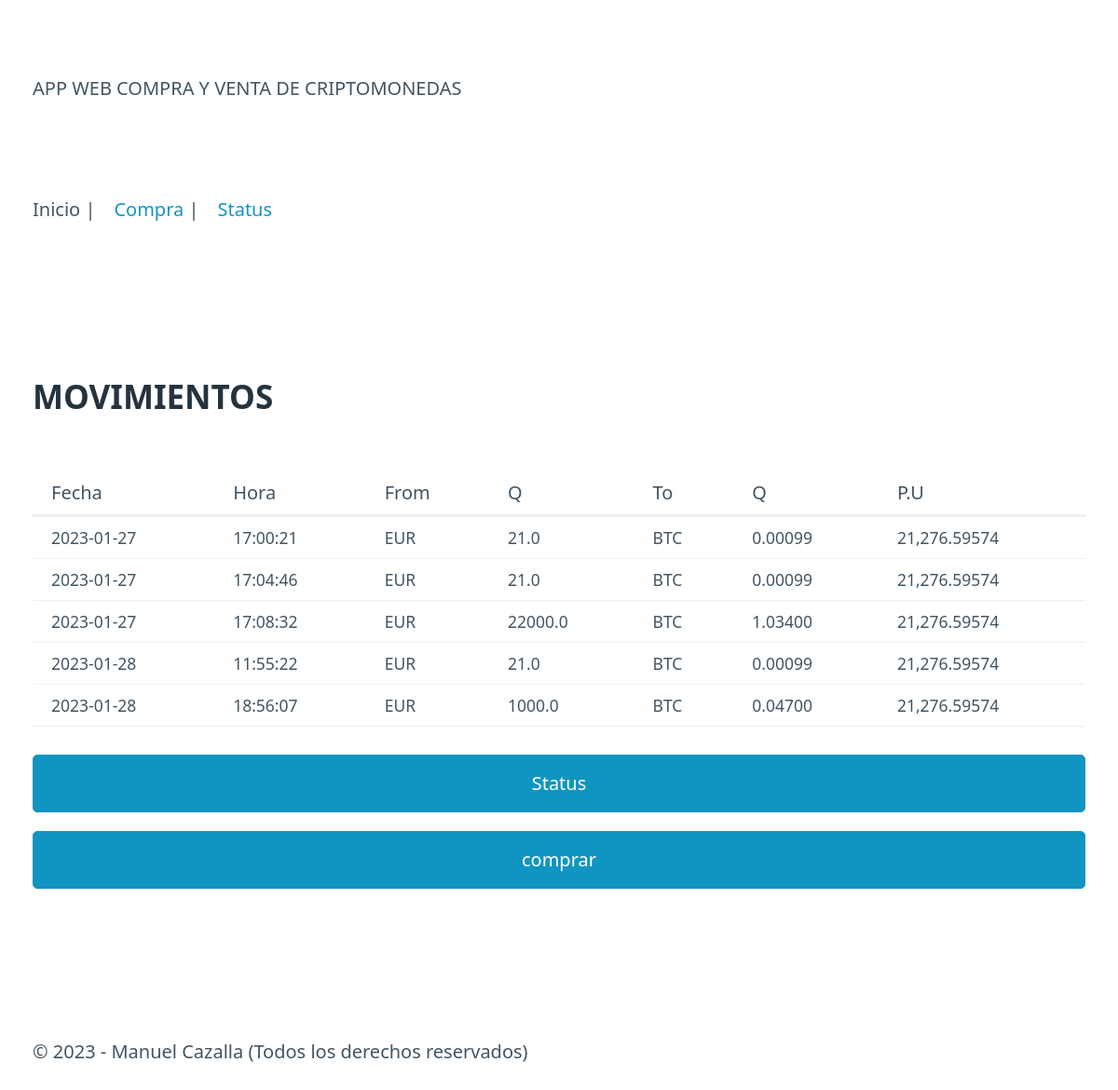
Before: / with the older database file.
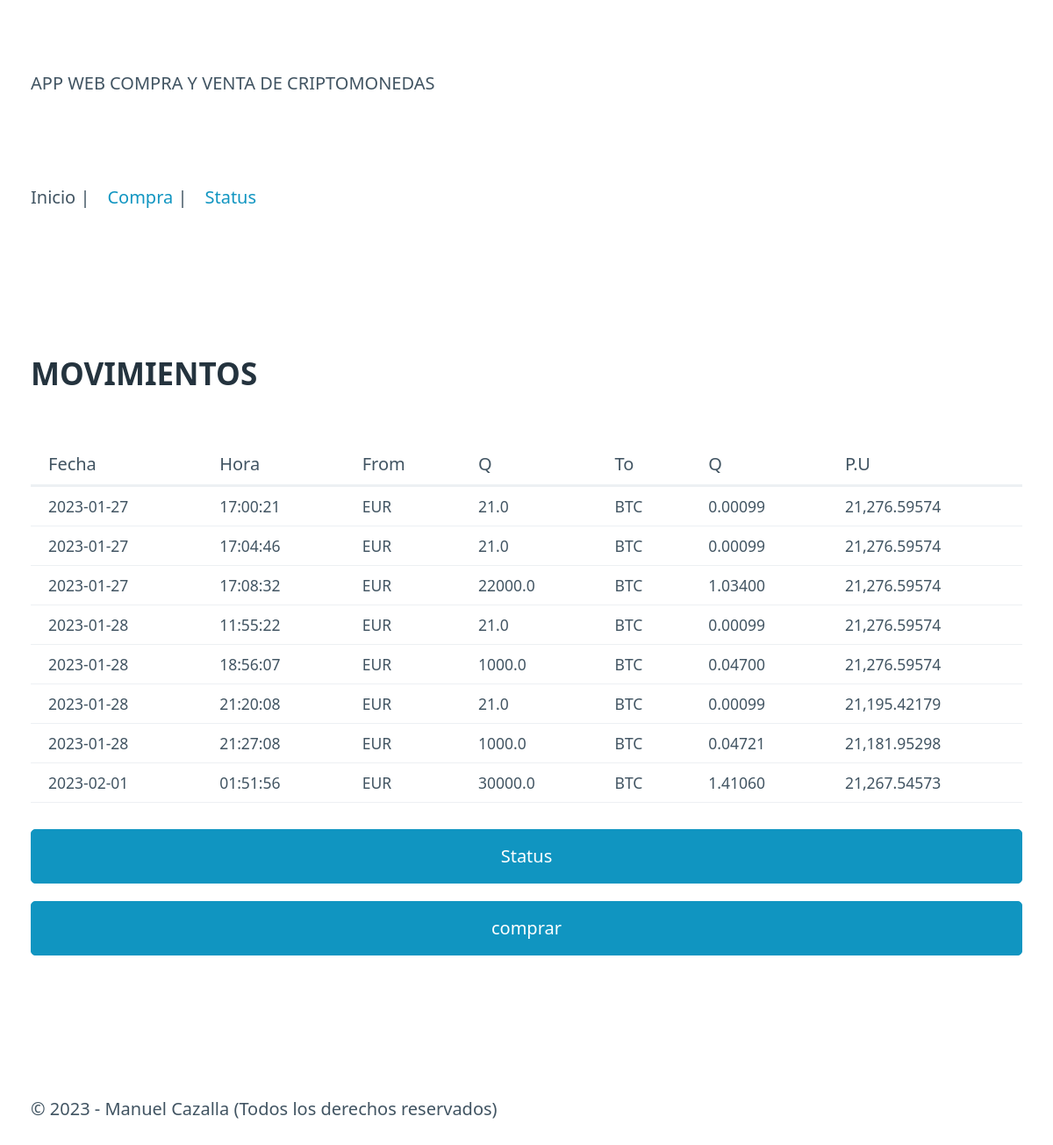
After: the same page with the newer database file.
### tables this page shows
CREATE TABLE "movimientos" (
	"id"	INTEGER,
	"date"	TEXT NOT NULL,
	"time"	TEXT NOT NULL,
	"moneda_from"	TEXT NOT NULL,
	"cantidad_from"	REAL,
	"moneda_to"	TEXT NOT NULL,
	"cantidad_to"	REAL,
	PRIMARY KEY("id" AUTOINCREMENT)
);

### blockchain/routes.py (the view)
@app.route("/")
def index():
    try:
        sqlite = conecSqlite(ORIGIN_DATA)
        movimientos = sqlite.consultaSqlite("SELECT * from movimientos")
        return render_template("index.html",movements=  movimientos, puntero = "index.html",pageTitle ="movimimentos")
    except:
        flash("Base de datos no disponible,intentelo más tarde por favor",
              category="fallo")
        return render_template("index.html")

### blockchain/models.py (called while the page is built)
     def consultaSqlite(self,consulta):
            con = sqlite3.connect(self.ruta)
            cur = con.cursor()
            cur.execute(consulta)
            resultado = []
            columnas = cur.description
            filas = cur.fetchall()
            for dato in filas:
                movimiento = {}
                posicion = 0
                for nombre in columnas:
                    movimiento[nombre[0]] = dato[posicion]
                    posicion += 1
                resultado.append(movimiento)
            con.close()
            return resultado

### blockchain/templates/index.html
{% extends "base.html" %}
{% block section%}
        <table>
            <div class = "h2">
                <h2>MOVIMIENTOS</h2>
            </div>
            <thead>
               <tr>
                    <th>Fecha</th>
                    <th>Hora</th>
                    <th>From</th>
                    <th>Q</th>
                    <th>To</th>
                    <th>Q</th>
                    <th>P.U</th>
                </tr>
            </thead>
            <tbody>
                {% if movements %}
                {% for movement in movements %}
                <tr>
                    <td>{{movement.date}}</td>
                    <td>{{movement.time}}</td>
                    <td>{{movement.moneda_from}}</td>
                    <td>{{movement.cantidad_from}}</td>
                    <td>{{movement.moneda_to}}</td>
                    <td>{{"{:,.5f}".format(movement.cantidad_to)}}</td>
                    <td>{{"{:,.5f}".format(movement.cantidad_from / movement.cantidad_to)}}</td>
                </tr>
                {% endfor %}
                {% else%}
                <tr>
                    <td colspan="7" class="lista-vacia">NO HAY MOVIMIENTOS QUE MOSTRAR</td>
                </tr>
                {% endif %}
            </tbody>
        </table>
        <a href="/status"><button class="boton_status"method="POST">Status</button></a>
        <a href="/purchase"><button class="comprar" method="POST">comprar</button></a>
{% endblock %}

### blockchain/templates/base.html (shortened to what this page needs)
<html lang="es">
<head>
    <link rel="stylesheet" href="/static/css/pico.css">
   <link rel="stylesheet"  href="/static/css/styles.css">
</head>
<body>
    <header>
        <div class="container">
            APP WEB COMPRA Y VENTA DE CRIPTOMONEDAS
        </div>
    </header>
    <nav class="container">
        <ul>
            <li>
                {% if puntero == "index.html" %}
                <span>Inicio</span> |
            </li>
            <li>
                <a href="/purchase">Compra</a> |
            </li>
            <li>
                <a href="/status">Status</a>
            </li>
        </ul>
        {% endif %}
    </nav>
    <nav class="container">
        <ul>
            <li>
    </nav>
    <nav class="container">
        <ul>
            <li>
    </nav>
    <section class="container">
       {% block section %}{% endblock %}
    </section>
    <footer>
        <div class="container">
            &copy; 2023 - Manuel Cazalla (Todos los derechos reservados)
        </div>
    </footer>
</body>
</html>

Changed rows visible on the page:
added movimientos: date "2023-01-28", time "21:20:08", moneda_from "EUR", cantidad_from "21.0", moneda_to "BTC", cantidad_to "0.00099", movement.cantidad_from/movement.cantidad_to "21,195.42179"
added movimientos: date "2023-01-28", time "21:27:08", moneda_from "EUR", cantidad_from "1000.0", moneda_to "BTC", cantidad_to "0.04721", movement.cantidad_from/movement.cantidad_to "21,181.95298"
added movimientos: date "2023-02-01", time "01:51:56", moneda_from "EUR", cantidad_from "30000.0", moneda_to "BTC", cantidad_to "1.41060", movement.cantidad_from/movement.cantidad_to "21,267.54573"
